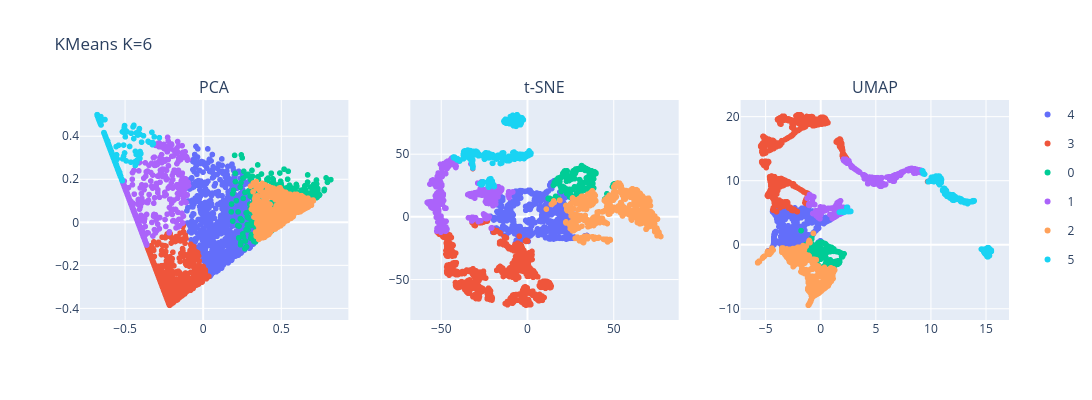

The notebook cell saved with this chart:
### Code cell
# Utilice la siguiente función para graficar k-means. kmeans_labels = clusters obtenidos por k-means.
plot_dim_reductions(pca_proj, tsne_proj, umap_proj, name="KMeans K=6", colors=kmeans_labels)

### Figure 1 — Plotly figure (JSON) as saved in the notebook; plotly's stock layout.template omitted (floating-point values rounded to 4 significant figures; data arrays with more than 128 entries replaced by an {"elided": "..."} marker saying what was removed)
{"data": [{"hovertemplate": "color=4<br>x=%{x}<br>y=%{y}<extra></extra>", "legendgroup": "4", "marker": {"color": "#636efa", "symbol": "circle"}, "mode": "markers", "name": "4", "showlegend": true, "type": "scattergl", "x": {"elided": "884 float values"}, "xaxis": "x", "y": {"elided": "884 float values"}, "yaxis": "y"}, {"hovertemplate": "color=3<br>x=%{x}<br>y=%{y}<extra></extra>", "legendgroup": "3", "marker": {"color": "#EF553B", "symbol": "circle"}, "mode": "markers", "name": "3", "showlegend": true, "type": "scattergl", "x": {"elided": "1157 float values"}, "xaxis": "x", "y": {"elided": "1157 float values"}, "yaxis": "y"}, {"hovertemplate": "color=0<br>x=%{x}<br>y=%{y}<extra></extra>", "legendgroup": "0", "marker": {"color": "#00cc96", "symbol": "circle"}, "mode": "markers", "name": "0", "showlegend": true, "type": "scattergl", "x": {"elided": "298 float values"}, "xaxis": "x", "y": {"elided": "298 float values"}, "yaxis": "y"}, {"hovertemplate": "color=1<br>x=%{x}<br>y=%{y}<extra></extra>", "legendgroup": "1", "marker": {"color": "#ab63fa", "symbol": "circle"}, "mode": "markers", "name": "1", "showlegend": true, "type": "scattergl", "x": {"elided": "602 float values"}, "xaxis": "x", "y": {"elided": "602 float values"}, "yaxis": "y"}, {"hovertemplate": "color=2<br>x=%{x}<br>y=%{y}<extra></extra>", "legendgroup": "2", "marker": {"color": "#FFA15A", "symbol": "circle"}, "mode": "markers", "name": "2", "showlegend": true, "type": "scattergl", "x": {"elided": "916 float values"}, "xaxis": "x", "y": {"elided": "916 float values"}, "yaxis": "y"}, {"hovertemplate": "color=5<br>x=%{x}<br>y=%{y}<extra></extra>", "legendgroup": "5", "marker": {"color": "#19d3f3", "symbol": "circle"}, "mode": "markers", "name": "5", "showlegend": true, "type": "scattergl", "x": {"elided": "457 float values"}, "xaxis": "x", "y": {"elided": "457 float values"}, "yaxis": "y"}, {"hovertemplate": "color=4<br>x=%{x}<br>y=%{y}<extra></extra>", "legendgroup": "4", "marker": {"color": "#636efa", "symbol": "circle"}, "mode": "markers", "name": "4", "showlegend": false, "type": "scattergl", "x": {"elided": "884 float values"}, "xaxis": "x2", "y": {"elided": "884 float values"}, "yaxis": "y2"}, {"hovertemplate": "color=3<br>x=%{x}<br>y=%{y}<extra></extra>", "legendgroup": "3", "marker": {"color": "#EF553B", "symbol": "circle"}, "mode": "markers", "name": "3", "showlegend": false, "type": "scattergl", "x": {"elided": "1157 float values"}, "xaxis": "x2", "y": {"elided": "1157 float values"}, "yaxis": "y2"}, {"hovertemplate": "color=0<br>x=%{x}<br>y=%{y}<extra></extra>", "legendgroup": "0", "marker": {"color": "#00cc96", "symbol": "circle"}, "mode": "markers", "name": "0", "showlegend": false, "type": "scattergl", "x": {"elided": "298 float values"}, "xaxis": "x2", "y": {"elided": "298 float values"}, "yaxis": "y2"}, {"hovertemplate": "color=1<br>x=%{x}<br>y=%{y}<extra></extra>", "legendgroup": "1", "marker": {"color": "#ab63fa", "symbol": "circle"}, "mode": "markers", "name": "1", "showlegend": false, "type": "scattergl", "x": {"elided": "602 float values"}, "xaxis": "x2", "y": {"elided": "602 float values"}, "yaxis": "y2"}, {"hovertemplate": "color=2<br>x=%{x}<br>y=%{y}<extra></extra>", "legendgroup": "2", "marker": {"color": "#FFA15A", "symbol": "circle"}, "mode": "markers", "name": "2", "showlegend": false, "type": "scattergl", "x": {"elided": "916 float values"}, "xaxis": "x2", "y": {"elided": "916 float values"}, "yaxis": "y2"}, {"hovertemplate": "color=5<br>x=%{x}<br>y=%{y}<extra></extra>", "legendgroup": "5", "marker": {"color": "#19d3f3", "symbol": "circle"}, "mode": "markers", "name": "5", "showlegend": false, "type": "scattergl", "x": {"elided": "457 float values"}, "xaxis": "x2", "y": {"elided": "457 float values"}, "yaxis": "y2"}, {"hovertemplate": "color=4<br>x=%{x}<br>y=%{y}<extra></extra>", "legendgroup": "4", "marker": {"color": "#636efa", "symbol": "circle"}, "mode": "markers", "name": "4", "showlegend": false, "type": "scattergl", "x": {"elided": "884 float values"}, "xaxis": "x3", "y": {"elided": "884 float values"}, "yaxis": "y3"}, {"hovertemplate": "color=3<br>x=%{x}<br>y=%{y}<extra></extra>", "legendgroup": "3", "marker": {"color": "#EF553B", "symbol": "circle"}, "mode": "markers", "name": "3", "showlegend": false, "type": "scattergl", "x": {"elided": "1157 float values"}, "xaxis": "x3", "y": {"elided": "1157 float values"}, "yaxis": "y3"}, {"hovertemplate": "color=0<br>x=%{x}<br>y=%{y}<extra></extra>", "legendgroup": "0", "marker": {"color": "#00cc96", "symbol": "circle"}, "mode": "markers", "name": "0", "showlegend": false, "type": "scattergl", "x": {"elided": "298 float values"}, "xaxis": "x3", "y": {"elided": "298 float values"}, "yaxis": "y3"}, {"hovertemplate": "color=1<br>x=%{x}<br>y=%{y}<extra></extra>", "legendgroup": "1", "marker": {"color": "#ab63fa", "symbol": "circle"}, "mode": "markers", "name": "1", "showlegend": false, "type": "scattergl", "x": {"elided": "602 float values"}, "xaxis": "x3", "y": {"elided": "602 float values"}, "yaxis": "y3"}, {"hovertemplate": "color=2<br>x=%{x}<br>y=%{y}<extra></extra>", "legendgroup": "2", "marker": {"color": "#FFA15A", "symbol": "circle"}, "mode": "markers", "name": "2", "showlegend": false, "type": "scattergl", "x": {"elided": "916 float values"}, "xaxis": "x3", "y": {"elided": "916 float values"}, "yaxis": "y3"}, {"hovertemplate": "color=5<br>x=%{x}<br>y=%{y}<extra></extra>", "legendgroup": "5", "marker": {"color": "#19d3f3", "symbol": "circle"}, "mode": "markers", "name": "5", "showlegend": false, "type": "scattergl", "x": {"elided": "457 float values"}, "xaxis": "x3", "y": {"elided": "457 float values"}, "yaxis": "y3"}], "layout": {"annotations": [{"font": {"size": 16}, "showarrow": false, "text": "PCA", "x": 0.1444, "xanchor": "center", "xref": "paper", "y": 1, "yanchor": "bottom", "yref": "paper"}, {"font": {"size": 16}, "showarrow": false, "text": "t-SNE", "x": 0.5, "xanchor": "center", "xref": "paper", "y": 1, "yanchor": "bottom", "yref": "paper"}, {"font": {"size": 16}, "showarrow": false, "text": "UMAP", "x": 0.8556, "xanchor": "center", "xref": "paper", "y": 1, "yanchor": "bottom", "yref": "paper"}], "height": 400, "title": {"text": "KMeans K=6"}, "width": 1200, "xaxis": {"anchor": "y", "domain": [0, 0.2889]}, "xaxis2": {"anchor": "y2", "domain": [0.3556, 0.6444]}, "xaxis3": {"anchor": "y3", "domain": [0.7111, 1]}, "yaxis": {"anchor": "x", "domain": [0, 1]}, "yaxis2": {"anchor": "x2", "domain": [0, 1]}, "yaxis3": {"anchor": "x3", "domain": [0, 1]}}}
